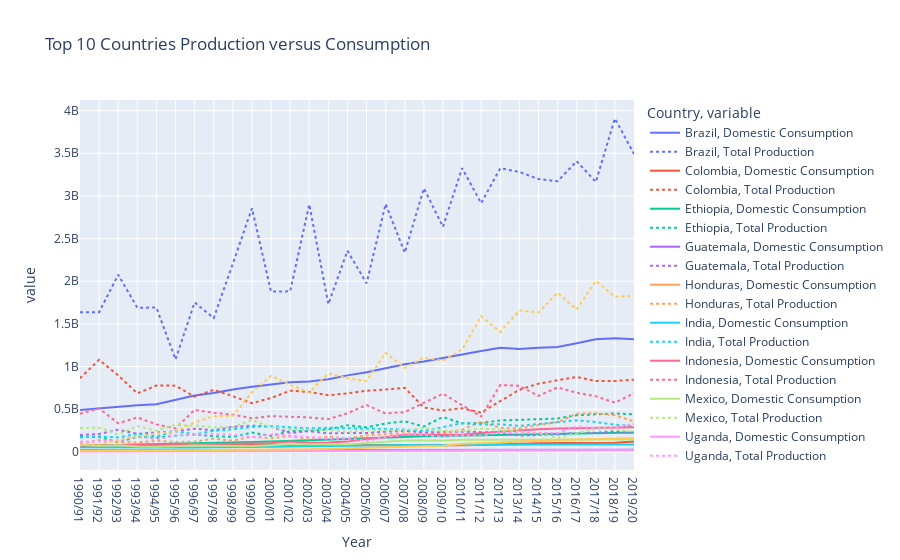

The cell this chart's notebook holds for it:
### Markdown cell above
### Visualizing top Producers/Consumers over time

### Code cell
top_producers = grouped_production.sort_values(by = 'Total Production', ascending= False)['Country'][:10]
merged_aggregated = merged[['Country', 
                                                                   'Year',
                                                                   'Domestic Consumption', 
                                                                   'Total Production' ]].groupby(['Country', 'Year']).sum().reset_index()
merged_aggregated = pd.melt(merged_aggregated, id_vars=['Country', 'Year'], 
                            value_vars=['Domestic Consumption', 'Total Production'])

time_fig = px.line(merged_aggregated[merged_aggregated['Country'].isin(top_producers)],
                            x = 'Year', y = 'value', color = 'Country', line_dash = 'variable', 
                            title = 'Top 10 Countries Production versus Consumption')
time_fig.show()

### Figure 1 — Plotly figure (JSON) as saved in the notebook; plotly's stock layout.template omitted (floating-point values rounded to 4 significant figures)
{"data": [{"hovertemplate": "Country=Brazil<br>variable=Domestic Consumption<br>Year=%{x}<br>value=%{y}<extra></extra>", "legendgroup": "Brazil, Domestic Consumption", "line": {"color": "#636efa", "dash": "solid"}, "marker": {"symbol": "circle"}, "mode": "lines", "name": "Brazil, Domestic Consumption", "orientation": "v", "showlegend": true, "type": "scatter", "x": ["1990/91", "1991/92", "1992/93", "1993/94", "1994/95", "1995/96", "1996/97", "1997/98", "1998/99", "1999/00", "2000/01", "2001/02", "2002/03", "2003/04", "2004/05", "2005/06", "2006/07", "2007/08", "2008/09", "2009/10", "2010/11", "2011/12", "2012/13", "2013/14", "2014/15", "2015/16", "2016/17", "2017/18", "2018/19", "2019/20"], "xaxis": "x", "y": [492000000, 510000000, 534000000, 546000000, 558000000, 606000000, 660000000, 690000000, 732000000, 762000000, 792000000, 815400000, 825000000, 852000000, 896760000, 932280000, 979860000, 1026600000, 1059600000, 1103400000, 1147920000, 1183200000, 1219800000, 1205100000, 1219980000, 1230480000, 1273500000, 1319820000, 1332000000, 1320000000], "yaxis": "y"}, {"hovertemplate": "Country=Brazil<br>variable=Total Production<br>Year=%{x}<br>value=%{y}<extra></extra>", "legendgroup": "Brazil, Total Production", "line": {"color": "#636efa", "dash": "dot"}, "marker": {"symbol": "circle"}, "mode": "lines", "name": "Brazil, Total Production", "orientation": "v", "showlegend": true, "type": "scatter", "x": ["1990/91", "1991/92", "1992/93", "1993/94", "1994/95", "1995/96", "1996/97", "1997/98", "1998/99", "1999/00", "2000/01", "2001/02", "2002/03", "2003/04", "2004/05", "2005/06", "2006/07", "2007/08", "2008/09", "2009/10", "2010/11", "2011/12", "2012/13", "2013/14", "2014/15", "2015/16", "2016/17", "2017/18", "2018/19", "2019/20"], "xaxis": "x", "y": [1637160000, 1637580000, 2076180000, 1690020000, 1691520000, 1083600000, 1751820000, 1568880000, 2205660000, 2854680000, 1878600000, 1881900000, 2901120000, 1732380000, 2356860000, 1975980000, 2905920000, 2334660000, 3089460000, 2638620000, 3325680000, 2915520000, 3325080000, 3281340000, 3198300000, 3172260000, 3407280000, 3164400000, 3907860000, 3492660000], "yaxis": "y"}, {"hovertemplate": "Country=Colombia<br>variable=Domestic Consumption<br>Year=%{x}<br>value=%{y}<extra></extra>", "legendgroup": "Colombia, Domestic Consumption", "line": {"color": "#EF553B", "dash": "solid"}, "marker": {"symbol": "circle"}, "mode": "lines", "name": "Colombia, Domestic Consumption", "orientation": "v", "showlegend": true, "type": "scatter", "x": ["1990/91", "1991/92", "1992/93", "1993/94", "1994/95", "1995/96", "1996/97", "1997/98", "1998/99", "1999/00", "2000/01", "2001/02", "2002/03", "2003/04", "2004/05", "2005/06", "2006/07", "2007/08", "2008/09", "2009/10", "2010/11", "2011/12", "2012/13", "2013/14", "2014/15", "2015/16", "2016/17", "2017/18", "2018/19", "2019/20"], "xaxis": "x", "y": [74100000, 76140000, 78180000, 80340000, 82500000, 81540000, 80580000, 79680000, 78720000, 77820000, 76920000, 76020000, 75120000, 74220000, 73380000, 72540000, 71677980, 76855380, 77430000, 76468740, 78661440, 86103900, 90854520, 97021200, 99927060, 103222380, 104186484, 107596260, 107484600, 121486440], "yaxis": "y"}, {"hovertemplate": "Country=Colombia<br>variable=Total Production<br>Year=%{x}<br>value=%{y}<extra></extra>", "legendgroup": "Colombia, Total Production", "line": {"color": "#EF553B", "dash": "dot"}, "marker": {"symbol": "circle"}, "mode": "lines", "name": "Colombia, Total Production", "orientation": "v", "showlegend": true, "type": "scatter", "x": ["1990/91", "1991/92", "1992/93", "1993/94", "1994/95", "1995/96", "1996/97", "1997/98", "1998/99", "1999/00", "2000/01", "2001/02", "2002/03", "2003/04", "2004/05", "2005/06", "2006/07", "2007/08", "2008/09", "2009/10", "2010/11", "2011/12", "2012/13", "2013/14", "2014/15", "2015/16", "2016/17", "2017/18", "2018/19", "2019/20"], "xaxis": "x", "y": [863760000, 1078800000, 896820000, 685320000, 777840000, 776280000, 646740000, 727320000, 652080000, 570720000, 631140000, 717000000, 702720000, 663180000, 685740000, 717120000, 729840000, 750900000, 519840000, 485880000, 511380000, 459180000, 595620000, 727440000, 799980000, 840540000, 878040000, 829440000, 831960000, 846000000], "yaxis": "y"}, {"hovertemplate": "Country=Ethiopia<br>variable=Domestic Consumption<br>Year=%{x}<br>value=%{y}<extra></extra>", "legendgroup": "Ethiopia, Domestic Consumption", "line": {"color": "#00cc96", "dash": "solid"}, "marker": {"symbol": "circle"}, "mode": "lines", "name": "Ethiopia, Domestic Consumption", "orientation": "v", "showlegend": true, "type": "scatter", "x": ["1990/91", "1991/92", "1992/93", "1993/94", "1994/95", "1995/96", "1996/97", "1997/98", "1998/99", "1999/00", "2000/01", "2001/02", "2002/03", "2003/04", "2004/05", "2005/06", "2006/07", "2007/08", "2008/09", "2009/10", "2010/11", "2011/12", "2012/13", "2013/14", "2014/15", "2015/16", "2016/17", "2017/18", "2018/19", "2019/20"], "xaxis": "x", "y": [72000000, 75840000, 79860000, 84120000, 88560000, 93300000, 98220000, 103440000, 108960000, 114720000, 120840000, 127260000, 134040000, 141180000, 148680000, 156540000, 164880000, 173640000, 182880000, 186540000, 190260000, 194100000, 197940000, 201900000, 205980000, 210060000, 214260000, 218580000, 221100000, 226860000], "yaxis": "y"}, {"hovertemplate": "Country=Ethiopia<br>variable=Total Production<br>Year=%{x}<br>value=%{y}<extra></extra>", "legendgroup": "Ethiopia, Total Production", "line": {"color": "#00cc96", "dash": "dot"}, "marker": {"symbol": "circle"}, "mode": "lines", "name": "Ethiopia, Total Production", "orientation": "v", "showlegend": true, "type": "scatter", "x": ["1990/91", "1991/92", "1992/93", "1993/94", "1994/95", "1995/96", "1996/97", "1997/98", "1998/99", "1999/00", "2000/01", "2001/02", "2002/03", "2003/04", "2004/05", "2005/06", "2006/07", "2007/08", "2008/09", "2009/10", "2010/11", "2011/12", "2012/13", "2013/14", "2014/15", "2015/16", "2016/17", "2017/18", "2018/19", "2019/20"], "xaxis": "x", "y": [174540000, 175500000, 109500000, 178020000, 165780000, 189900000, 204420000, 183420000, 175680000, 227040000, 186900000, 242640000, 245640000, 263640000, 312780000, 286740000, 333060000, 358020000, 296940000, 409800000, 333600000, 339000000, 367920000, 374520000, 382980000, 390900000, 428580000, 440820000, 450660000, 440580000], "yaxis": "y"}, {"hovertemplate": "Country=Guatemala<br>variable=Domestic Consumption<br>Year=%{x}<br>value=%{y}<extra></extra>", "legendgroup": "Guatemala, Domestic Consumption", "line": {"color": "#ab63fa", "dash": "solid"}, "marker": {"symbol": "circle"}, "mode": "lines", "name": "Guatemala, Domestic Consumption", "orientation": "v", "showlegend": true, "type": "scatter", "x": ["1990/91", "1991/92", "1992/93", "1993/94", "1994/95", "1995/96", "1996/97", "1997/98", "1998/99", "1999/00", "2000/01", "2001/02", "2002/03", "2003/04", "2004/05", "2005/06", "2006/07", "2007/08", "2008/09", "2009/10", "2010/11", "2011/12", "2012/13", "2013/14", "2014/15", "2015/16", "2016/17", "2017/18", "2018/19", "2019/20"], "xaxis": "x", "y": [18000000, 18000000, 18000000, 18600000, 18600000, 18600000, 18000000, 18000000, 18000000, 18000000, 18000000, 18000000, 18000000, 18000000, 18000000, 18000000, 18000000, 18000000, 20100000, 19200000, 20400000, 21000000, 21600000, 22200000, 22800000, 23400000, 23400000, 23700000, 23700000, 23580000], "yaxis": "y"}, {"hovertemplate": "Country=Guatemala<br>variable=Total Production<br>Year=%{x}<br>value=%{y}<extra></extra>", "legendgroup": "Guatemala, Total Production", "line": {"color": "#ab63fa", "dash": "dot"}, "marker": {"symbol": "circle"}, "mode": "lines", "name": "Guatemala, Total Production", "orientation": "v", "showlegend": true, "type": "scatter", "x": ["1990/91", "1991/92", "1992/93", "1993/94", "1994/95", "1995/96", "1996/97", "1997/98", "1998/99", "1999/00", "2000/01", "2001/02", "2002/03", "2003/04", "2004/05", "2005/06", "2006/07", "2007/08", "2008/09", "2009/10", "2010/11", "2011/12", "2012/13", "2013/14", "2014/15", "2015/16", "2016/17", "2017/18", "2018/19", "2019/20"], "xaxis": "x", "y": [196260000, 209820000, 259080000, 212160000, 227220000, 240120000, 271500000, 253140000, 293580000, 307200000, 296400000, 220140000, 244200000, 216600000, 222180000, 220560000, 237000000, 246000000, 227100000, 230100000, 237000000, 231000000, 225780000, 191340000, 198600000, 204600000, 221040000, 224040000, 240420000, 216360000], "yaxis": "y"}, {"hovertemplate": "Country=Honduras<br>variable=Domestic Consumption<br>Year=%{x}<br>value=%{y}<extra></extra>", "legendgroup": "Honduras, Domestic Consumption", "line": {"color": "#FFA15A", "dash": "solid"}, "marker": {"symbol": "circle"}, "mode": "lines", "name": "Honduras, Domestic Consumption", "orientation": "v", "showlegend": true, "type": "scatter", "x": ["1990/91", "1991/92", "1992/93", "1993/94", "1994/95", "1995/96", "1996/97", "1997/98", "1998/99", "1999/00", "2000/01", "2001/02", "2002/03", "2003/04", "2004/05", "2005/06", "2006/07", "2007/08", "2008/09", "2009/10", "2010/11", "2011/12", "2012/13", "2013/14", "2014/15", "2015/16", "2016/17", "2017/18", "2018/19", "2019/20"], "xaxis": "x", "y": [11289240, 15426000, 14400000, 13800000, 15180000, 9660000, 10075440, 9660000, 8280000, 10080000, 13800000, 12000000, 12000000, 12000000, 13800000, 13800000, 13800000, 14700000, 16099980, 18400020, 20100000, 20400000, 20700000, 21000000, 21300000, 21900000, 22200000, 22500000, 22500000, 21000000], "yaxis": "y"}, {"hovertemplate": "Country=Honduras<br>variable=Total Production<br>Year=%{x}<br>value=%{y}<extra></extra>", "legendgroup": "Honduras, Total Production", "line": {"color": "#FFA15A", "dash": "dot"}, "marker": {"symbol": "circle"}, "mode": "lines", "name": "Honduras, Total Production", "orientation": "v", "showlegend": true, "type": "scatter", "x": ["1990/91", "1991/92", "1992/93", "1993/94", "1994/95", "1995/96", "1996/97", "1997/98", "1998/99", "1999/00", "2000/01", "2001/02", "2002/03", "2003/04", "2004/05", "2005/06", "2006/07", "2007/08", "2008/09", "2009/10", "2010/11", "2011/12", "2012/13", "2013/14", "2014/15", "2015/16", "2016/17", "2017/18", "2018/19", "2019/20"], "xaxis": "x", "y": [94080000, 139320000, 115080000, 109740000, 130860000, 114540000, 120240000, 153840000, 131700000, 179100000, 160020000, 182160000, 149760000, 178080000, 154500000, 192240000, 207660000, 218400000, 207000000, 216180000, 259860000, 352920000, 281160000, 274980000, 316080000, 347160000, 447420000, 453600000, 429180000, 355860000], "yaxis": "y"}, {"hovertemplate": "Country=India<br>variable=Domestic Consumption<br>Year=%{x}<br>value=%{y}<extra></extra>", "legendgroup": "India, Domestic Consumption", "line": {"color": "#19d3f3", "dash": "solid"}, "marker": {"symbol": "circle"}, "mode": "lines", "name": "India, Domestic Consumption", "orientation": "v", "showlegend": true, "type": "scatter", "x": ["1990/91", "1991/92", "1992/93", "1993/94", "1994/95", "1995/96", "1996/97", "1997/98", "1998/99", "1999/00", "2000/01", "2001/02", "2002/03", "2003/04", "2004/05", "2005/06", "2006/07", "2007/08", "2008/09", "2009/10", "2010/11", "2011/12", "2012/13", "2013/14", "2014/15", "2015/16", "2016/17", "2017/18", "2018/19", "2019/20"], "xaxis": "x", "y": [54180000, 55000020, 55020000, 49999980, 50100000, 50220000, 50280000, 50340000, 54000000, 55500000, 58500000, 64020000, 67980000, 70020000, 72120000, 74280000, 76500000, 81000000, 76500000, 79500000, 79500000, 79500000, 82500000, 84000000, 85800000, 87000000, 86400000, 88200000, 88500000, 87000000], "yaxis": "y"}, {"hovertemplate": "Country=India<br>variable=Total Production<br>Year=%{x}<br>value=%{y}<extra></extra>", "legendgroup": "India, Total Production", "line": {"color": "#19d3f3", "dash": "dot"}, "marker": {"symbol": "circle"}, "mode": "lines", "name": "India, Total Production", "orientation": "v", "showlegend": true, "type": "scatter", "x": ["1990/91", "1991/92", "1992/93", "1993/94", "1994/95", "1995/96", "1996/97", "1997/98", "1998/99", "1999/00", "2000/01", "2001/02", "2002/03", "2003/04", "2004/05", "2005/06", "2006/07", "2007/08", "2008/09", "2009/10", "2010/11", "2011/12", "2012/13", "2013/14", "2014/15", "2015/16", "2016/17", "2017/18", "2018/19", "2019/20"], "xaxis": "x", "y": [169740000, 180000000, 169380000, 211980000, 180120000, 240720000, 205020000, 246540000, 265020000, 292020000, 301200000, 288600000, 275280000, 282480000, 275460000, 273960000, 270000000, 262020000, 244320000, 289620000, 336000000, 320040000, 324180000, 304500000, 327000000, 349800000, 369660000, 348780000, 319500000, 299280000], "yaxis": "y"}, {"hovertemplate": "Country=Indonesia<br>variable=Domestic Consumption<br>Year=%{x}<br>value=%{y}<extra></extra>", "legendgroup": "Indonesia, Domestic Consumption", "line": {"color": "#FF6692", "dash": "solid"}, "marker": {"symbol": "circle"}, "mode": "lines", "name": "Indonesia, Domestic Consumption", "orientation": "v", "showlegend": true, "type": "scatter", "x": ["1990/91", "1991/92", "1992/93", "1993/94", "1994/95", "1995/96", "1996/97", "1997/98", "1998/99", "1999/00", "2000/01", "2001/02", "2002/03", "2003/04", "2004/05", "2005/06", "2006/07", "2007/08", "2008/09", "2009/10", "2010/11", "2011/12", "2012/13", "2013/14", "2014/15", "2015/16", "2016/17", "2017/18", "2018/19", "2019/20"], "xaxis": "x", "y": [74520000, 76800000, 79140000, 81540000, 84000000, 86580000, 89160000, 91920000, 94680000, 97560000, 100560000, 120000000, 106740000, 109980000, 120000000, 150000000, 169980000, 199980000, 199980000, 199980000, 199980000, 220020000, 234000000, 255000000, 265020000, 273000000, 279000000, 285000000, 288000000, 288360000], "yaxis": "y"}, {"hovertemplate": "Country=Indonesia<br>variable=Total Production<br>Year=%{x}<br>value=%{y}<extra></extra>", "legendgroup": "Indonesia, Total Production", "line": {"color": "#FF6692", "dash": "dot"}, "marker": {"symbol": "circle"}, "mode": "lines", "name": "Indonesia, Total Production", "orientation": "v", "showlegend": true, "type": "scatter", "x": ["1990/91", "1991/92", "1992/93", "1993/94", "1994/95", "1995/96", "1996/97", "1997/98", "1998/99", "1999/00", "2000/01", "2001/02", "2002/03", "2003/04", "2004/05", "2005/06", "2006/07", "2007/08", "2008/09", "2009/10", "2010/11", "2011/12", "2012/13", "2013/14", "2014/15", "2015/16", "2016/17", "2017/18", "2018/19", "2019/20"], "xaxis": "x", "y": [446460000, 509580000, 334140000, 404580000, 322080000, 274380000, 493260000, 457260000, 437760000, 393420000, 419220000, 409980000, 403860000, 384240000, 452160000, 549540000, 448980000, 466620000, 576720000, 682800000, 547740000, 413340000, 784200000, 774060000, 656760000, 755100000, 692460000, 651120000, 577080000, 685980000], "yaxis": "y"}, {"hovertemplate": "Country=Mexico<br>variable=Domestic Consumption<br>Year=%{x}<br>value=%{y}<extra></extra>", "legendgroup": "Mexico, Domestic Consumption", "line": {"color": "#B6E880", "dash": "solid"}, "marker": {"symbol": "circle"}, "mode": "lines", "name": "Mexico, Domestic Consumption", "orientation": "v", "showlegend": true, "type": "scatter", "x": ["1990/91", "1991/92", "1992/93", "1993/94", "1994/95", "1995/96", "1996/97", "1997/98", "1998/99", "1999/00", "2000/01", "2001/02", "2002/03", "2003/04", "2004/05", "2005/06", "2006/07", "2007/08", "2008/09", "2009/10", "2010/11", "2011/12", "2012/13", "2013/14", "2014/15", "2015/16", "2016/17", "2017/18", "2018/19", "2019/20"], "xaxis": "x", "y": [82440000, 72000000, 78000000, 64200000, 61200000, 70740000, 74100000, 72060000, 66480000, 69000000, 78300000, 90000000, 90000000, 90000000, 90000000, 103500000, 120000000, 132000000, 132000000, 132000000, 141240000, 141240000, 141240000, 139260000, 140820000, 139740000, 141600000, 144000000, 147000000, 145500000], "yaxis": "y"}, {"hovertemplate": "Country=Mexico<br>variable=Total Production<br>Year=%{x}<br>value=%{y}<extra></extra>", "legendgroup": "Mexico, Total Production", "line": {"color": "#B6E880", "dash": "dot"}, "marker": {"symbol": "circle"}, "mode": "lines", "name": "Mexico, Total Production", "orientation": "v", "showlegend": true, "type": "scatter", "x": ["1990/91", "1991/92", "1992/93", "1993/94", "1994/95", "1995/96", "1996/97", "1997/98", "1998/99", "1999/00", "2000/01", "2001/02", "2002/03", "2003/04", "2004/05", "2005/06", "2006/07", "2007/08", "2008/09", "2009/10", "2010/11", "2011/12", "2012/13", "2013/14", "2014/15", "2015/16", "2016/17", "2017/18", "2018/19", "2019/20"], "xaxis": "x", "y": [280440000, 283620000, 204060000, 301380000, 249540000, 318000000, 306600000, 288120000, 288060000, 373140000, 288900000, 266280000, 261060000, 252060000, 232020000, 253500000, 252000000, 249000000, 279060000, 246540000, 240060000, 273660000, 259620000, 234960000, 218160000, 166320000, 218100000, 269100000, 261060000, 239100000], "yaxis": "y"}, {"hovertemplate": "Country=Uganda<br>variable=Domestic Consumption<br>Year=%{x}<br>value=%{y}<extra></extra>", "legendgroup": "Uganda, Domestic Consumption", "line": {"color": "#FF97FF", "dash": "solid"}, "marker": {"symbol": "circle"}, "mode": "lines", "name": "Uganda, Domestic Consumption", "orientation": "v", "showlegend": true, "type": "scatter", "x": ["1990/91", "1991/92", "1992/93", "1993/94", "1994/95", "1995/96", "1996/97", "1997/98", "1998/99", "1999/00", "2000/01", "2001/02", "2002/03", "2003/04", "2004/05", "2005/06", "2006/07", "2007/08", "2008/09", "2009/10", "2010/11", "2011/12", "2012/13", "2013/14", "2014/15", "2015/16", "2016/17", "2017/18", "2018/19", "2019/20"], "xaxis": "x", "y": [4200000, 4500000, 4500000, 4500000, 4800000, 4800000, 4800000, 6071400, 6960000, 7140000, 8520000, 8460000, 8400000, 7860000, 8400000, 9000000, 10500000, 10815000, 11100000, 11322000, 12240000, 12600000, 12960000, 13248000, 13752000, 14040000, 14400000, 14688000, 15000000, 15240000], "yaxis": "y"}, {"hovertemplate": "Country=Uganda<br>variable=Total Production<br>Year=%{x}<br>value=%{y}<extra></extra>", "legendgroup": "Uganda, Total Production", "line": {"color": "#FF97FF", "dash": "dot"}, "marker": {"symbol": "circle"}, "mode": "lines", "name": "Uganda, Total Production", "orientation": "v", "showlegend": true, "type": "scatter", "x": ["1990/91", "1991/92", "1992/93", "1993/94", "1994/95", "1995/96", "1996/97", "1997/98", "1998/99", "1999/00", "2000/01", "2001/02", "2002/03", "2003/04", "2004/05", "2005/06", "2006/07", "2007/08", "2008/09", "2009/10", "2010/11", "2011/12", "2012/13", "2013/14", "2014/15", "2015/16", "2016/17", "2017/18", "2018/19", "2019/20"], "xaxis": "x", "y": [117300000, 125280000, 131100000, 188520000, 143580000, 194640000, 205140000, 206400000, 203160000, 171720000, 204060000, 189480000, 173400000, 155940000, 156780000, 130500000, 173640000, 209400000, 200100000, 173640000, 196020000, 186900000, 234840000, 217980000, 224640000, 219000000, 297720000, 275820000, 282240000, 330540000], "yaxis": "y"}, {"hovertemplate": "Country=Viet Nam<br>variable=Domestic Consumption<br>Year=%{x}<br>value=%{y}<extra></extra>", "legendgroup": "Viet Nam, Domestic Consumption", "line": {"color": "#FECB52", "dash": "solid"}, "marker": {"symbol": "circle"}, "mode": "lines", "name": "Viet Nam, Domestic Consumption", "orientation": "v", "showlegend": true, "type": "scatter", "x": ["1990/91", "1991/92", "1992/93", "1993/94", "1994/95", "1995/96", "1996/97", "1997/98", "1998/99", "1999/00", "2000/01", "2001/02", "2002/03", "2003/04", "2004/05", "2005/06", "2006/07", "2007/08", "2008/09", "2009/10", "2010/11", "2011/12", "2012/13", "2013/14", "2014/15", "2015/16", "2016/17", "2017/18", "2018/19", "2019/20"], "xaxis": "x", "y": [9000000, 13800000, 15000000, 16020000, 16020000, 16910700, 17850960, 18843480, 19891140, 21000000, 24097500, 27651900, 31130520, 36410760, 41781360, 48000000, 55020000, 56280000, 61260000, 72480000, 94980000, 99000000, 109500000, 120000000, 132000000, 138000000, 144000000, 150000000, 156000000, 159000000], "yaxis": "y"}, {"hovertemplate": "Country=Viet Nam<br>variable=Total Production<br>Year=%{x}<br>value=%{y}<extra></extra>", "legendgroup": "Viet Nam, Total Production", "line": {"color": "#FECB52", "dash": "dot"}, "marker": {"symbol": "circle"}, "mode": "lines", "name": "Viet Nam, Total Production", "orientation": "v", "showlegend": true, "type": "scatter", "x": ["1990/91", "1991/92", "1992/93", "1993/94", "1994/95", "1995/96", "1996/97", "1997/98", "1998/99", "1999/00", "2000/01", "2001/02", "2002/03", "2003/04", "2004/05", "2005/06", "2006/07", "2007/08", "2008/09", "2009/10", "2010/11", "2011/12", "2012/13", "2013/14", "2014/15", "2015/16", "2016/17", "2017/18", "2018/19", "2019/20"], "xaxis": "x", "y": [78600000, 86280000, 140400000, 181200000, 217920000, 238200000, 345120000, 418740000, 423120000, 697860000, 890460000, 785580000, 694440000, 920220000, 862200000, 830520000, 1160400000, 984300000, 1106280000, 1069500000, 1200000000, 1590000000, 1404120000, 1656600000, 1634460000, 1865400000, 1669140000, 2005920000, 1816980000, 1829220000], "yaxis": "y"}], "layout": {"legend": {"title": {"text": "Country, variable"}, "tracegroupgap": 0}, "title": {"text": "Top 10 Countries Production versus Consumption"}, "xaxis": {"anchor": "y", "domain": [0, 1], "title": {"text": "Year"}}, "yaxis": {"anchor": "x", "domain": [0, 1], "title": {"text": "value"}}}}
